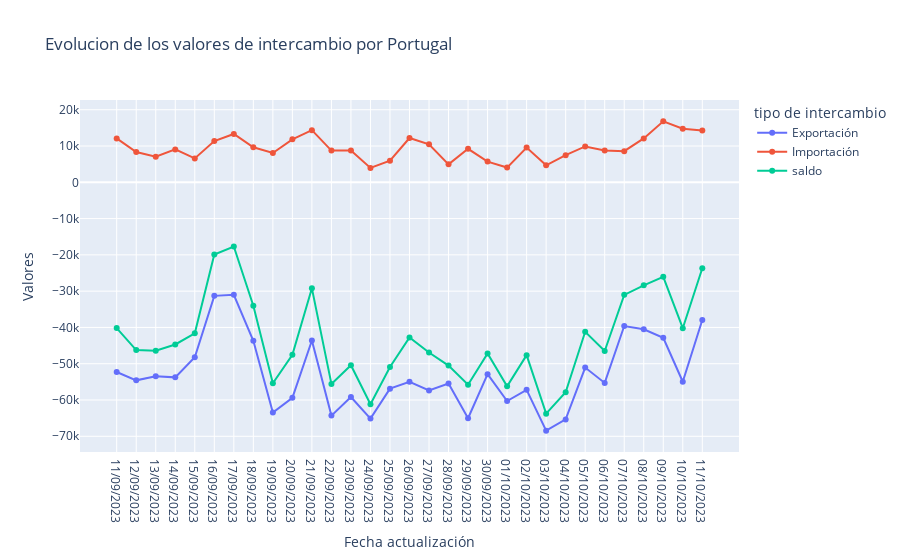

Source (notebook cell):
### Code cell
fig = px.line(df_intercambio[df_intercambio['nombre'] == 'Portugal'], x = 'Fecha actualización', y = 'Valores', color= 'tipo de intercambio',
              line_group='tipo de intercambio',
              title= 'Evolucion de los valores de intercambio por Portugal',
              markers= True)

fig.show()

### Figure 1 — Plotly figure (JSON) as saved in the notebook; plotly's stock layout.template omitted (floating-point values rounded to 4 significant figures)
{"data": [{"hovertemplate": "tipo de intercambio=Exportación<br>Fecha actualización=%{x}<br>Valores=%{y}<extra></extra>", "legendgroup": "Exportación", "line": {"color": "#636efa", "dash": "solid"}, "marker": {"symbol": "circle"}, "mode": "lines+markers", "name": "Exportación", "orientation": "v", "showlegend": true, "type": "scatter", "x": ["11/09/2023", "12/09/2023", "13/09/2023", "14/09/2023", "15/09/2023", "16/09/2023", "17/09/2023", "18/09/2023", "19/09/2023", "20/09/2023", "21/09/2023", "22/09/2023", "23/09/2023", "24/09/2023", "25/09/2023", "26/09/2023", "27/09/2023", "28/09/2023", "29/09/2023", "30/09/2023", "01/10/2023", "02/10/2023", "03/10/2023", "04/10/2023", "05/10/2023", "06/10/2023", "07/10/2023", "08/10/2023", "09/10/2023", "10/10/2023", "11/10/2023"], "xaxis": "x", "y": [-52280.0, -54580.0, -53440.0, -53761, -48210.0, -31300.0, -31010.0, -43690.0, -63440.0, -59390.0, -43600.0, -64300.0, -59160.0, -65120.0, -56870.0, -54980.0, -57370.0, -55470.0, -65022, -52870.0, -60270.0, -57190.0, -68440.0, -65350.0, -51060.0, -55300.0, -39610.0, -40490.0, -42840, -54970.0, -37950.0], "yaxis": "y"}, {"hovertemplate": "tipo de intercambio=Importación<br>Fecha actualización=%{x}<br>Valores=%{y}<extra></extra>", "legendgroup": "Importación", "line": {"color": "#EF553B", "dash": "solid"}, "marker": {"symbol": "circle"}, "mode": "lines+markers", "name": "Importación", "orientation": "v", "showlegend": true, "type": "scatter", "x": ["11/09/2023", "12/09/2023", "13/09/2023", "14/09/2023", "15/09/2023", "16/09/2023", "17/09/2023", "18/09/2023", "19/09/2023", "20/09/2023", "21/09/2023", "22/09/2023", "23/09/2023", "24/09/2023", "25/09/2023", "26/09/2023", "27/09/2023", "28/09/2023", "29/09/2023", "30/09/2023", "01/10/2023", "02/10/2023", "03/10/2023", "04/10/2023", "05/10/2023", "06/10/2023", "07/10/2023", "08/10/2023", "09/10/2023", "10/10/2023", "11/10/2023"], "xaxis": "x", "y": [12090.0, 8336.0, 7028.0, 9066.0, 6581.0, 11380.0, 13320.0, 9663.0, 8069.0, 11850.0, 14379, 8732, 8760.0, 3959.0, 5967.0, 12210.0, 10473, 4949.0, 9236.0, 5701.0, 4056.0, 9557.0, 4684.0, 7482.0, 9878.0, 8791.0, 8583, 12090.0, 16800.0, 14760.0, 14270.0], "yaxis": "y"}, {"hovertemplate": "tipo de intercambio=saldo<br>Fecha actualización=%{x}<br>Valores=%{y}<extra></extra>", "legendgroup": "saldo", "line": {"color": "#00cc96", "dash": "solid"}, "marker": {"symbol": "circle"}, "mode": "lines+markers", "name": "saldo", "orientation": "v", "showlegend": true, "type": "scatter", "x": ["11/09/2023", "12/09/2023", "13/09/2023", "14/09/2023", "15/09/2023", "16/09/2023", "17/09/2023", "18/09/2023", "19/09/2023", "20/09/2023", "21/09/2023", "22/09/2023", "23/09/2023", "24/09/2023", "25/09/2023", "26/09/2023", "27/09/2023", "28/09/2023", "29/09/2023", "30/09/2023", "01/10/2023", "02/10/2023", "03/10/2023", "04/10/2023", "05/10/2023", "06/10/2023", "07/10/2023", "08/10/2023", "09/10/2023", "10/10/2023", "11/10/2023"], "xaxis": "x", "y": [-40190.0, -46240.0, -46410.0, -44700.0, -41630.0, -19920.0, -17690.0, -34020.0, -55370.0, -47540.0, -29220.0, -55570.0, -50400.0, -61160.0, -50900.0, -42770.0, -46890.0, -50520.0, -55790.0, -47168, -56220.0, -47630.0, -63760.0, -57870.0, -41180.0, -46510.0, -31020.0, -28400.0, -26040.0, -40210.0, -23670.0], "yaxis": "y"}], "layout": {"legend": {"title": {"text": "tipo de intercambio"}, "tracegroupgap": 0}, "title": {"text": "Evolucion de los valores de intercambio por Portugal"}, "xaxis": {"anchor": "y", "domain": [0, 1], "title": {"text": "Fecha actualización"}}, "yaxis": {"anchor": "x", "domain": [0, 1], "title": {"text": "Valores"}}}}
